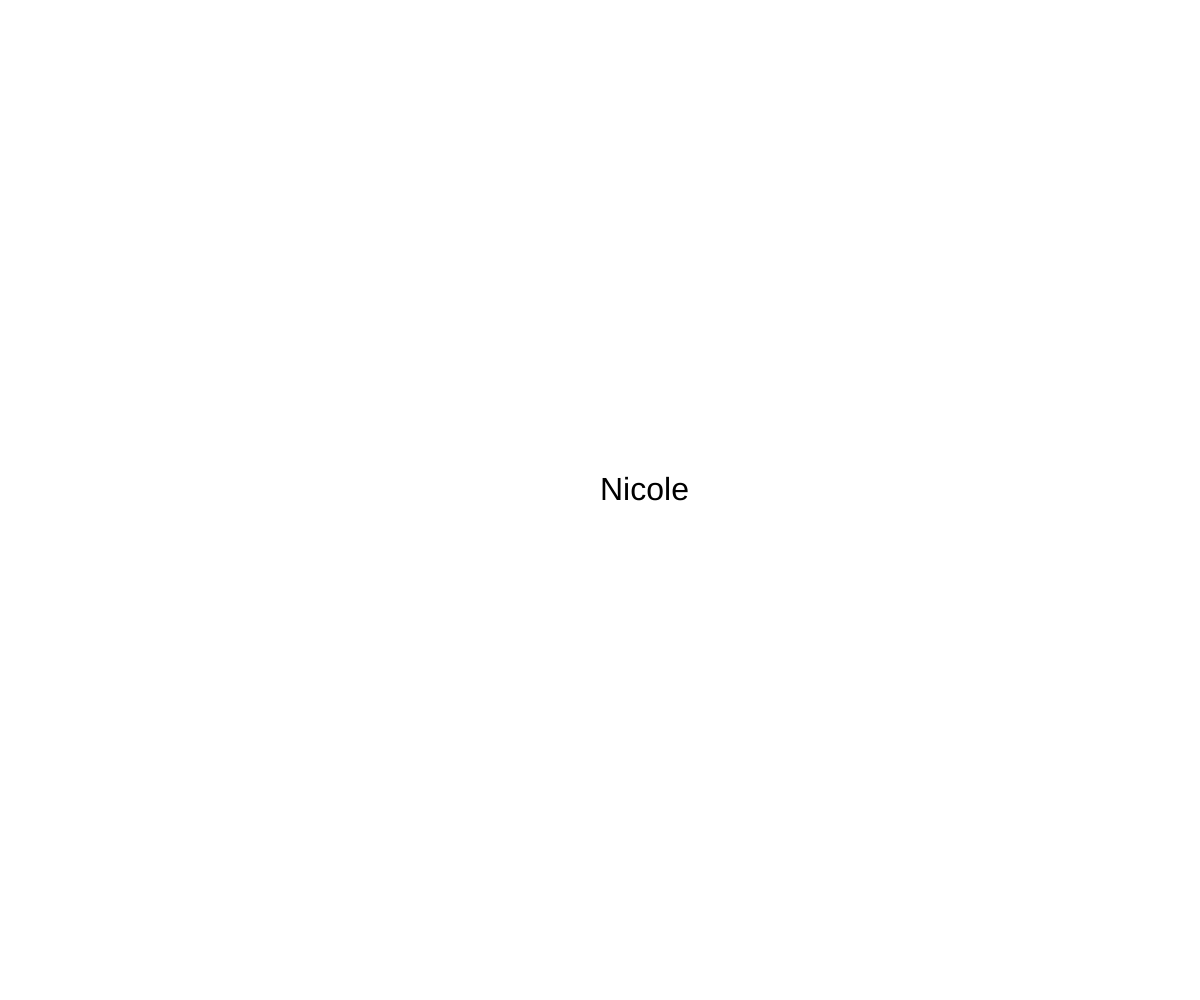
Frame 1 (no input)
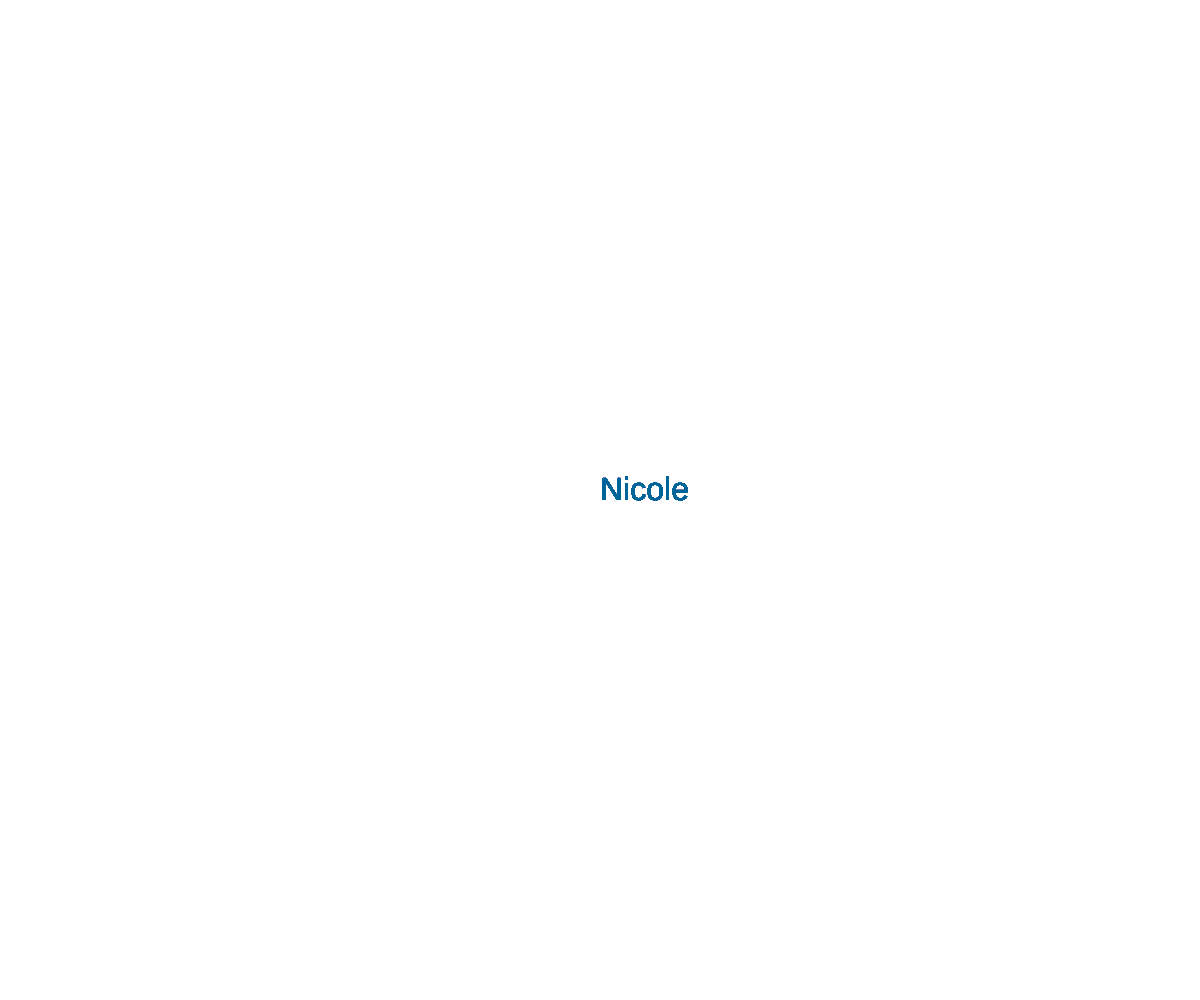
Frame 60 (no input)
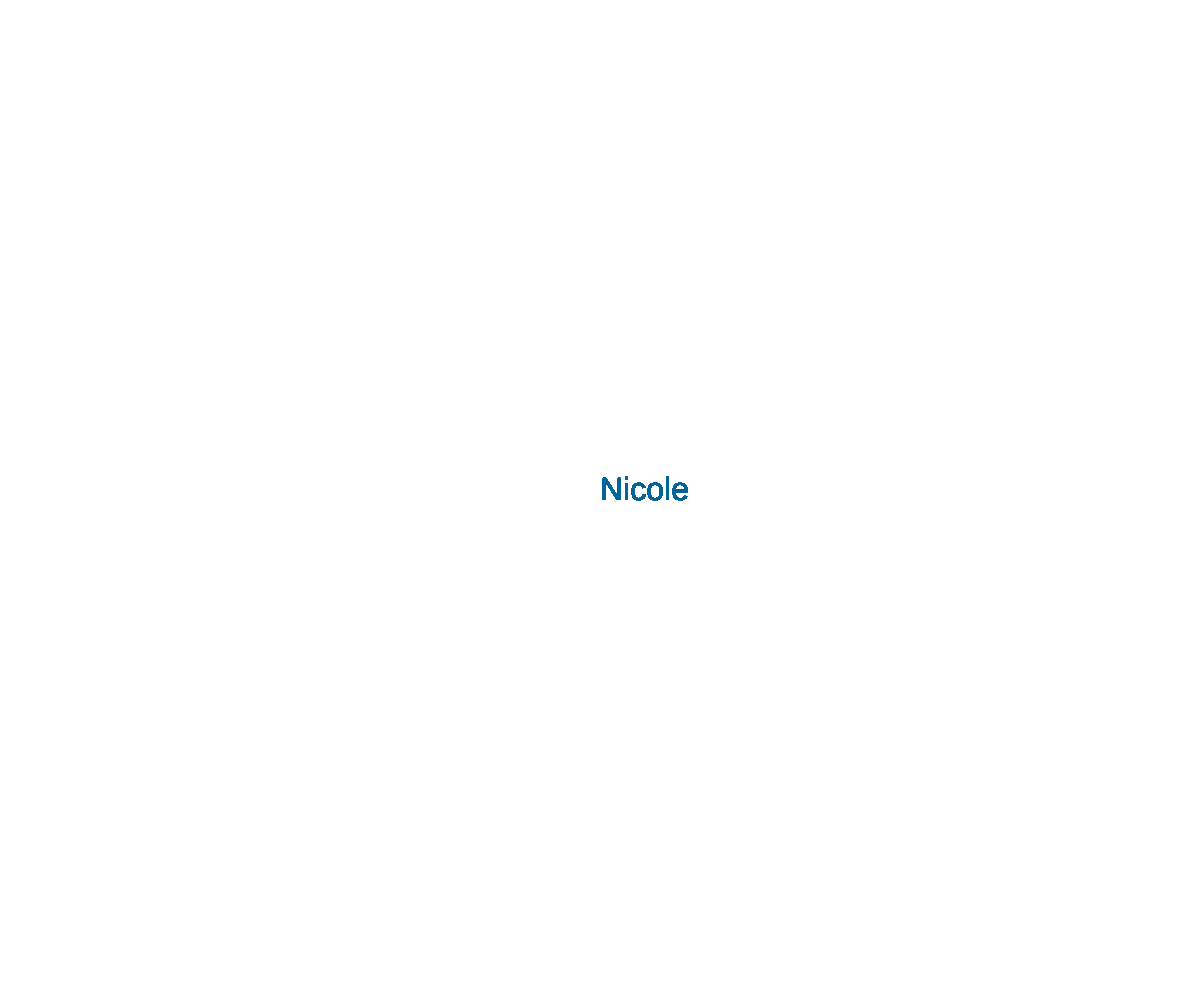
Frame 120 (the mouse pressed at the canvas centre since frame 60)

The p5.js sketch that drew these frames (run headless with seeded random() and noise() and a simulated clock; from frame 60 on, the mouse is pressed at the canvas centre):

// p5.js sketch
// ── sketch.js
function setup() {
  // put setup code here
  createCanvas(windowWidth,windowHeight) ;

}

function draw() {
  // put drawing code here

textSize(32);
text('Nicole', width/2, height/2);
fill(0, 102, 153);
}
